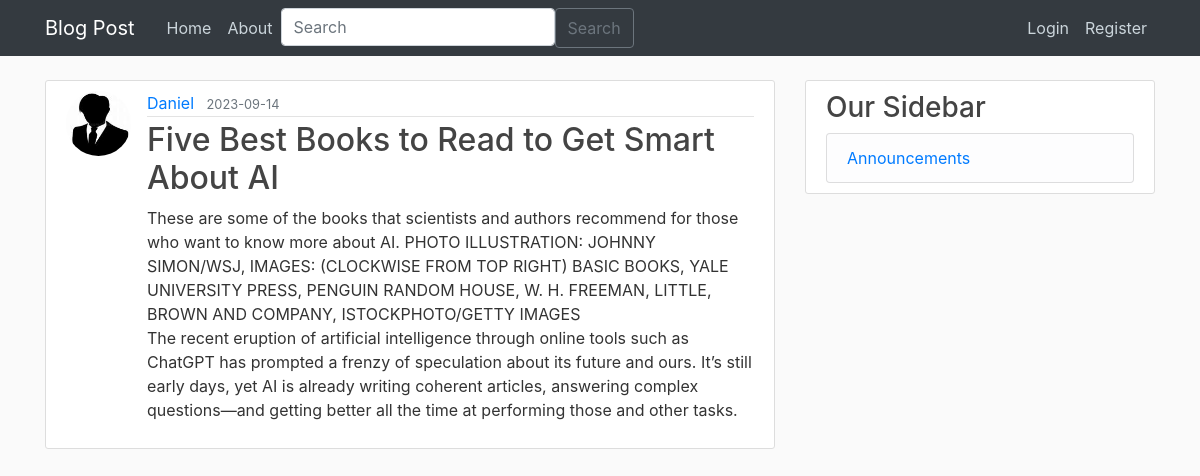
Page /blog/post/17 on the earlier database version.
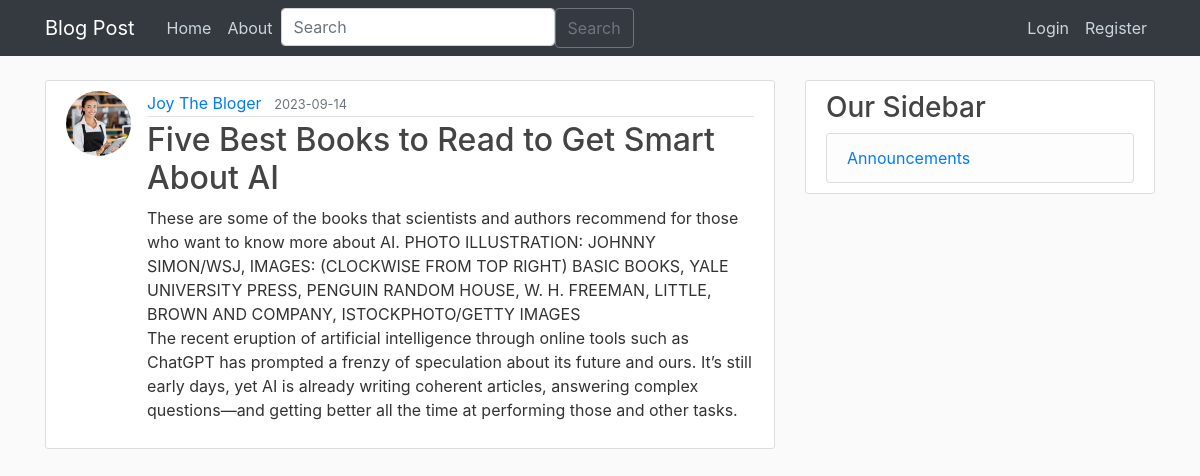
Same page on the later database version.
### flaskproject/models.py (models this page shows, shortened)
class User(db.Model, UserMixin):
    id = db.Column(db.Integer, primary_key=True)
    username = db.Column(db.String(20), unique=True, nullable=False)
    email = db.Column(db.String(120), unique=True, nullable=False)
    image_file = db.Column(db.String(20), nullable=False, default="default.jpg")
    password = db.Column(db.String(60), nullable=False)
    posts = db.relationship("Post", backref="author", lazy=True)

### flaskproject/posts/routes.py (the view)
@posts.route("/post/<int:post_id>")
def post(post_id):
    post = Post.query.get_or_404(
        post_id
    )  # give the post with this id if exist or 404 if doesn't
    return render_template("post.html", title=post.title, post=post)

### flaskproject/posts/forms.py
class SearchForm(FlaskForm):
    searched = StringField("Searched", validators=[DataRequired()])
    submit = SubmitField("Submit")

### flaskproject/posts/routes.py (called while the page is built)
@posts.app_context_processor
def base():
    form = SearchForm()
    return dict(form=form)

### flaskproject/templates/post.html (shortened to what this page needs)
{% extends "layout.html" %}
{% block content %}
  <article class="media content-section">
    <img class="rounded-circle article-img" src="{{ url_for('static', filename='profile_pics/' + post.author.image_file) }}">
    <div class="media-body">
      <div class="article-metadata">
        <a class="mr-2" href="{{ url_for('users.user_posts', username=post.author.username) }}">{{ post.author.username }}</a>
        <small class="text-muted">{{ post.date_posted.strftime('%Y-%m-%d') }}</small>
      </div>
      <h2 class="article-title">{{ post.title }}</h2>
      <p class="article-content">{{ post.content }}</p>
    </div>
  </article>
{% endblock content %}

Differences in the rows shown:
changed User: image_file: a different picture; author.username "Daniel" → "Joy The Bloger"
